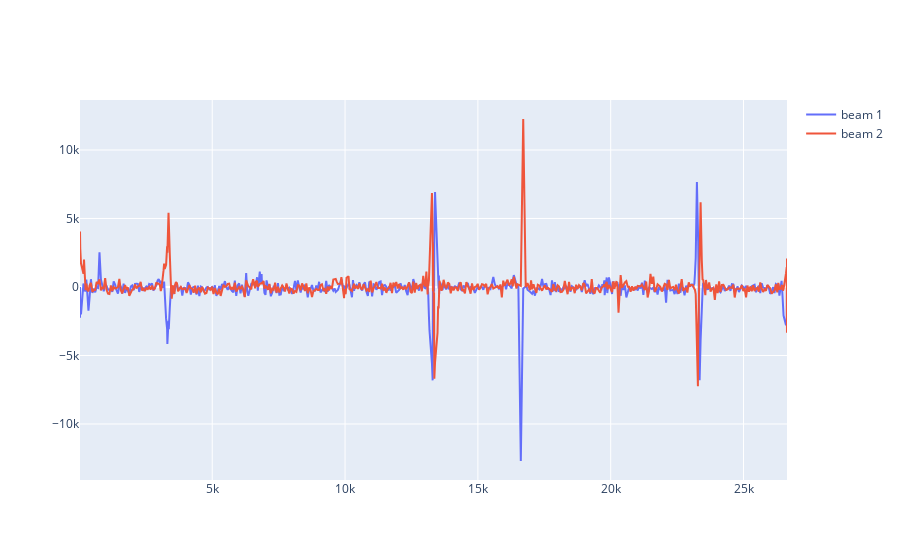

The notebook cell saved with this chart:
### Code cell
fig = go.Figure()

fig.add_trace(go.Scatter(x=beam1.S, y=beam1.X, mode='lines', text = beam1.NAME, name='beam 1'))
fig.add_trace(go.Scatter(x=beam2.S, y=beam2.X, mode='lines', text = beam2.NAME, name='beam 2'))

fig.show()

### Figure 1 — Plotly figure (JSON) as saved in the notebook; plotly's stock layout.template omitted (floating-point values rounded to 4 significant figures; data arrays with more than 128 entries replaced by an {"elided": "..."} marker saying what was removed)
{"data": [{"mode": "lines", "name": "beam 1", "text": {"elided": "542 str values"}, "type": "scatter", "x": {"elided": "542 float values"}, "y": {"elided": "542 float values"}}, {"mode": "lines", "name": "beam 2", "text": {"elided": "542 str values"}, "type": "scatter", "x": {"elided": "542 float values"}, "y": {"elided": "542 float values"}}], "layout": {}}
